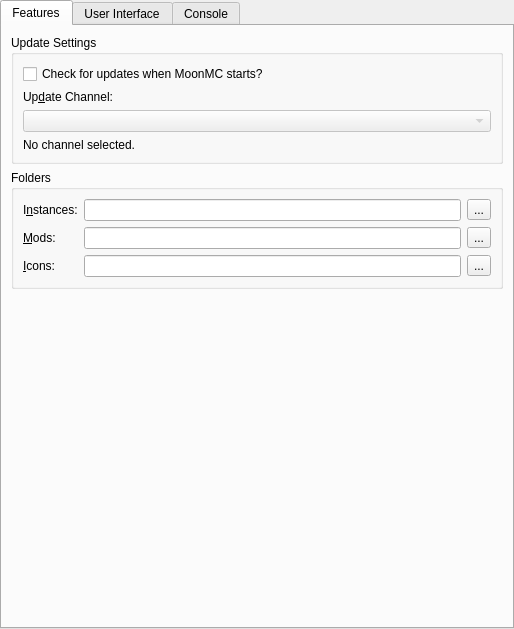
<?xml version="1.0" encoding="UTF-8"?>
<ui version="4.0">
 <class>MultiMCPage</class>
 <widget class="QWidget" name="MultiMCPage">
  <property name="geometry">
   <rect>
    <x>0</x>
    <y>0</y>
    <width>514</width>
    <height>629</height>
   </rect>
  </property>
  <property name="sizePolicy">
   <sizepolicy hsizetype="MinimumExpanding" vsizetype="MinimumExpanding">
    <horstretch>0</horstretch>
    <verstretch>0</verstretch>
   </sizepolicy>
  </property>
  <layout class="QVBoxLayout" name="mainLayout">
   <property name="leftMargin">
    <number>0</number>
   </property>
   <property name="topMargin">
    <number>0</number>
   </property>
   <property name="rightMargin">
    <number>0</number>
   </property>
   <property name="bottomMargin">
    <number>0</number>
   </property>
   <item>
    <widget class="QTabWidget" name="tabWidget">
     <property name="toolTip">
      <string notr="true"/>
     </property>
     <property name="tabShape">
      <enum>QTabWidget::Rounded</enum>
     </property>
     <property name="currentIndex">
      <number>0</number>
     </property>
     <widget class="QWidget" name="featuresTab">
      <attribute name="title">
       <string>Features</string>
      </attribute>
      <layout class="QVBoxLayout" name="verticalLayout_9">
       <item>
        <widget class="QGroupBox" name="updateSettingsBox">
         <property name="title">
          <string>Update Settings</string>
         </property>
         <layout class="QVBoxLayout" name="verticalLayout_7">
          <item>
           <widget class="QCheckBox" name="autoUpdateCheckBox">
            <property name="text">
             <string>Check for updates when MoonMC starts?</string>
            </property>
           </widget>
          </item>
          <item>
           <widget class="QLabel" name="updateChannelLabel">
            <property name="text">
             <string>Up&amp;date Channel:</string>
            </property>
            <property name="buddy">
             <cstring>updateChannelComboBox</cstring>
            </property>
           </widget>
          </item>
          <item>
           <widget class="QComboBox" name="updateChannelComboBox">
            <property name="enabled">
             <bool>false</bool>
            </property>
           </widget>
          </item>
          <item>
           <widget class="QLabel" name="updateChannelDescLabel">
            <property name="text">
             <string>No channel selected.</string>
            </property>
            <property name="wordWrap">
             <bool>true</bool>
            </property>
           </widget>
          </item>
         </layout>
        </widget>
       </item>
       <item>
        <widget class="QGroupBox" name="foldersBox">
         <property name="title">
          <string>Folders</string>
         </property>
         <layout class="QGridLayout" name="foldersBoxLayout">
          <item row="0" column="0">
           <widget class="QLabel" name="labelInstDir">
            <property name="text">
             <string>I&amp;nstances:</string>
            </property>
            <property name="buddy">
             <cstring>instDirTextBox</cstring>
            </property>
           </widget>
          </item>
          <item row="0" column="1">
           <widget class="QLineEdit" name="instDirTextBox"/>
          </item>
          <item row="0" column="2">
           <widget class="QToolButton" name="instDirBrowseBtn">
            <property name="text">
             <string notr="true">...</string>
            </property>
           </widget>
          </item>
          <item row="1" column="0">
           <widget class="QLabel" name="labelModsDir">
            <property name="text">
             <string>&amp;Mods:</string>
            </property>
            <property name="buddy">
             <cstring>modsDirTextBox</cstring>
            </property>
           </widget>
          </item>
          <item row="1" column="1">
           <widget class="QLineEdit" name="modsDirTextBox"/>
          </item>
          <item row="1" column="2">
           <widget class="QToolButton" name="modsDirBrowseBtn">
            <property name="text">
             <string notr="true">...</string>
            </property>
           </widget>
          </item>
          <item row="2" column="1">
           <widget class="QLineEdit" name="iconsDirTextBox"/>
          </item>
          <item row="2" column="0">
           <widget class="QLabel" name="labelIconsDir">
            <property name="text">
             <string>&amp;Icons:</string>
            </property>
            <property name="buddy">
             <cstring>iconsDirTextBox</cstring>
            </property>
           </widget>
          </item>
          <item row="2" column="2">
           <widget class="QToolButton" name="iconsDirBrowseBtn">
            <property name="text">
             <string notr="true">...</string>
            </property>
           </widget>
          </item>
         </layout>
        </widget>
       </item>
       <item>
        <spacer name="verticalSpacer_2">
         <property name="orientation">
          <enum>Qt::Vertical</enum>
         </property>
         <property name="sizeHint" stdset="0">
          <size>
           <width>0</width>
           <height>0</height>
          </size>
         </property>
        </spacer>
       </item>
      </layout>
     </widget>
     <widget class="QWidget" name="generalTab">
      <attribute name="title">
       <string>User Interface</string>
      </attribute>
      <layout class="QVBoxLayout" name="verticalLayout_6">
       <item>
        <widget class="QGroupBox" name="groupBox_3">
         <property name="title">
          <string>MoonMC notifications</string>
         </property>
         <layout class="QVBoxLayout" name="verticalLayout_5">
          <item>
           <widget class="QPushButton" name="resetNotificationsBtn">
            <property name="text">
             <string>Reset hidden notifications</string>
            </property>
            <property name="checkable">
             <bool>true</bool>
            </property>
           </widget>
          </item>
         </layout>
        </widget>
       </item>
       <item>
        <widget class="QGroupBox" name="sortingModeBox">
         <property name="enabled">
          <bool>true</bool>
         </property>
         <property name="title">
          <string>Instance view sorting mode</string>
         </property>
         <layout class="QHBoxLayout" name="sortingModeBoxLayout">
          <item>
           <widget class="QRadioButton" name="sortLastLaunchedBtn">
            <property name="text">
             <string>By &amp;last launched</string>
            </property>
            <attribute name="buttonGroup">
             <string notr="true">sortingModeGroup</string>
            </attribute>
           </widget>
          </item>
          <item>
           <widget class="QRadioButton" name="sortByNameBtn">
            <property name="text">
             <string>By &amp;name</string>
            </property>
            <attribute name="buttonGroup">
             <string notr="true">sortingModeGroup</string>
            </attribute>
           </widget>
          </item>
         </layout>
        </widget>
       </item>
       <item>
        <widget class="QGroupBox" name="themeBox">
         <property name="title">
          <string>Theme</string>
         </property>
         <layout class="QFormLayout" name="formLayout">
          <item row="0" column="0">
           <widget class="QLabel" name="label_3">
            <property name="text">
             <string>&amp;Icons</string>
            </property>
            <property name="buddy">
             <cstring>themeComboBox</cstring>
            </property>
           </widget>
          </item>
          <item row="0" column="1">
           <widget class="QComboBox" name="themeComboBox">
            <property name="sizePolicy">
             <sizepolicy hsizetype="Expanding" vsizetype="Fixed">
              <horstretch>0</horstretch>
              <verstretch>0</verstretch>
             </sizepolicy>
            </property>
            <property name="focusPolicy">
             <enum>Qt::StrongFocus</enum>
            </property>
            <item>
             <property name="text">
              <string>Default</string>
             </property>
            </item>
            <item>
             <property name="text">
              <string>Simple (Dark Icons)</string>
             </property>
            </item>
            <item>
             <property name="text">
              <string>Simple (Light Icons)</string>
             </property>
            </item>
            <item>
             <property name="text">
              <string>Simple (Blue Icons)</string>
             </property>
            </item>
            <item>
             <property name="text">
              <string>Simple (Colored Icons)</string>
             </property>
            </item>
            <item>
             <property name="text">
              <string notr="true">OSX</string>
             </property>
            </item>
            <item>
             <property name="text">
              <string notr="true">iOS</string>
             </property>
            </item>
            <item>
             <property name="text">
              <string notr="true">Flat</string>
             </property>
            </item>
            <item>
             <property name="text">
              <string>Custom</string>
             </property>
            </item>
           </widget>
          </item>
          <item row="1" column="1">
           <widget class="QComboBox" name="themeComboBoxColors">
            <property name="sizePolicy">
             <sizepolicy hsizetype="Expanding" vsizetype="Fixed">
              <horstretch>0</horstretch>
              <verstretch>0</verstretch>
             </sizepolicy>
            </property>
            <property name="focusPolicy">
             <enum>Qt::StrongFocus</enum>
            </property>
           </widget>
          </item>
          <item row="1" column="0">
           <widget class="QLabel" name="label_4">
            <property name="text">
             <string>Colors</string>
            </property>
            <property name="buddy">
             <cstring>themeComboBoxColors</cstring>
            </property>
           </widget>
          </item>
         </layout>
        </widget>
       </item>
       <item>
        <spacer name="generalTabSpacer">
         <property name="orientation">
          <enum>Qt::Vertical</enum>
         </property>
         <property name="sizeHint" stdset="0">
          <size>
           <width>0</width>
           <height>0</height>
          </size>
         </property>
        </spacer>
       </item>
      </layout>
     </widget>
     <widget class="QWidget" name="consoleTab">
      <attribute name="title">
       <string>Console</string>
      </attribute>
      <layout class="QVBoxLayout" name="verticalLayout_2">
       <item>
        <widget class="QGroupBox" name="consoleSettingsBox">
         <property name="title">
          <string>Console Settings</string>
         </property>
         <layout class="QVBoxLayout" name="verticalLayout_3">
          <item>
           <widget class="QCheckBox" name="showConsoleCheck">
            <property name="text">
             <string>Show console while the game is running?</string>
            </property>
           </widget>
          </item>
          <item>
           <widget class="QCheckBox" name="autoCloseConsoleCheck">
            <property name="text">
             <string>Automatically close console when the game quits?</string>
            </property>
           </widget>
          </item>
          <item>
           <widget class="QCheckBox" name="showConsoleErrorCheck">
            <property name="text">
             <string>Show console when the game crashes?</string>
            </property>
           </widget>
          </item>
         </layout>
        </widget>
       </item>
       <item>
        <widget class="QGroupBox" name="groupBox_4">
         <property name="title">
          <string>History limit</string>
         </property>
         <layout class="QGridLayout" name="gridLayout_3">
          <item row="1" column="0">
           <widget class="QCheckBox" name="checkStopLogging">
            <property name="text">
             <string>Stop logging when log overflows</string>
            </property>
           </widget>
          </item>
          <item row="0" column="0">
           <widget class="QSpinBox" name="lineLimitSpinBox">
            <property name="sizePolicy">
             <sizepolicy hsizetype="Expanding" vsizetype="Fixed">
              <horstretch>0</horstretch>
              <verstretch>0</verstretch>
             </sizepolicy>
            </property>
            <property name="suffix">
             <string> lines</string>
            </property>
            <property name="minimum">
             <number>10000</number>
            </property>
            <property name="maximum">
             <number>1000000</number>
            </property>
            <property name="singleStep">
             <number>10000</number>
            </property>
            <property name="value">
             <number>100000</number>
            </property>
           </widget>
          </item>
         </layout>
        </widget>
       </item>
       <item>
        <widget class="QGroupBox" name="themeBox_2">
         <property name="sizePolicy">
          <sizepolicy hsizetype="Preferred" vsizetype="MinimumExpanding">
           <horstretch>0</horstretch>
           <verstretch>0</verstretch>
          </sizepolicy>
         </property>
         <property name="title">
          <string>Console font</string>
         </property>
         <layout class="QGridLayout" name="gridLayout_2">
          <item row="1" column="0" colspan="2">
           <widget class="QTextEdit" name="fontPreview">
            <property name="sizePolicy">
             <sizepolicy hsizetype="Expanding" vsizetype="MinimumExpanding">
              <horstretch>0</horstretch>
              <verstretch>0</verstretch>
             </sizepolicy>
            </property>
            <property name="horizontalScrollBarPolicy">
             <enum>Qt::ScrollBarAlwaysOff</enum>
            </property>
            <property name="undoRedoEnabled">
             <bool>false</bool>
            </property>
            <property name="textInteractionFlags">
             <set>Qt::TextSelectableByKeyboard|Qt::TextSelectableByMouse</set>
            </property>
           </widget>
          </item>
          <item row="0" column="0">
           <widget class="QFontComboBox" name="consoleFont">
            <property name="sizePolicy">
             <sizepolicy hsizetype="Expanding" vsizetype="Fixed">
              <horstretch>0</horstretch>
              <verstretch>0</verstretch>
             </sizepolicy>
            </property>
           </widget>
          </item>
          <item row="0" column="1">
           <widget class="QSpinBox" name="fontSizeBox">
            <property name="minimum">
             <number>5</number>
            </property>
            <property name="maximum">
             <number>16</number>
            </property>
            <property name="value">
             <number>11</number>
            </property>
           </widget>
          </item>
         </layout>
        </widget>
       </item>
      </layout>
     </widget>

    </widget>
   </item>
  </layout>
 </widget>
 <tabstops>
  <tabstop>tabWidget</tabstop>
  <tabstop>autoUpdateCheckBox</tabstop>
  <tabstop>updateChannelComboBox</tabstop>
  <tabstop>instDirTextBox</tabstop>
  <tabstop>instDirBrowseBtn</tabstop>
  <tabstop>modsDirTextBox</tabstop>
  <tabstop>modsDirBrowseBtn</tabstop>
  <tabstop>iconsDirTextBox</tabstop>
  <tabstop>iconsDirBrowseBtn</tabstop>
  <tabstop>resetNotificationsBtn</tabstop>
  <tabstop>sortLastLaunchedBtn</tabstop>
  <tabstop>sortByNameBtn</tabstop>
  <tabstop>themeComboBox</tabstop>
  <tabstop>themeComboBoxColors</tabstop>
  <tabstop>showConsoleCheck</tabstop>
  <tabstop>autoCloseConsoleCheck</tabstop>
  <tabstop>showConsoleErrorCheck</tabstop>
  <tabstop>lineLimitSpinBox</tabstop>
  <tabstop>checkStopLogging</tabstop>
  <tabstop>consoleFont</tabstop>
  <tabstop>fontSizeBox</tabstop>
  <tabstop>fontPreview</tabstop>
 </tabstops>
 <resources/>
 <connections/>
 <buttongroups>
  <buttongroup name="sortingModeGroup"/>
 </buttongroups>
</ui>
